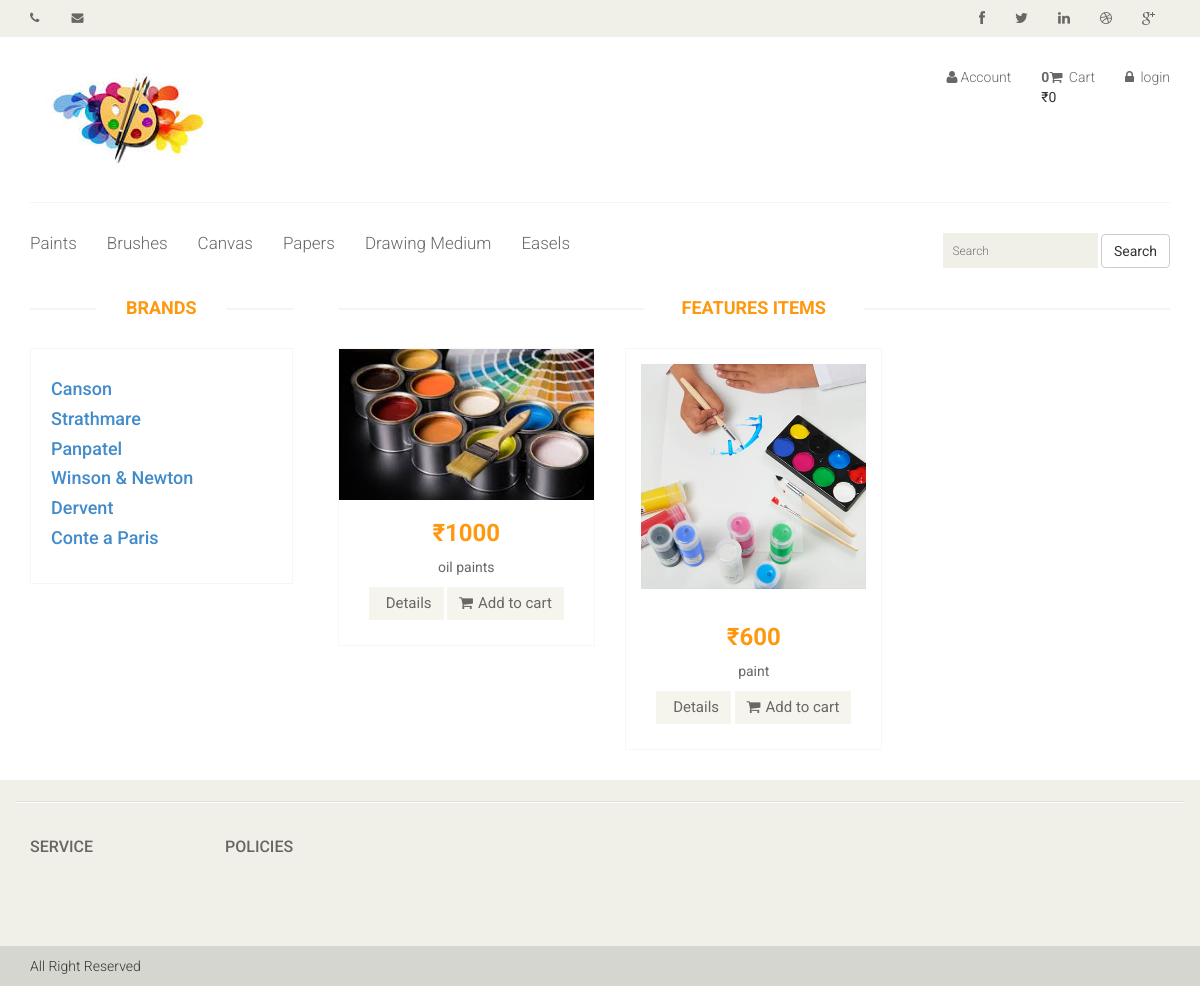
The page /index.php?cat=1 on the database its author committed.
### tables this page shows
CREATE TABLE `categories` (
  `cat_id` int(10) NOT NULL,
  `cat_title` text NOT NULL
);

CREATE TABLE `brands` (
  `brand_id` int(11) NOT NULL,
  `brand_title` text NOT NULL
);

CREATE TABLE `products` (
  `p_id` int(10) NOT NULL,
  `cat_id` int(10) NOT NULL,
  `brand_id` int(10) NOT NULL,
  `p_date` timestamp NOT NULL DEFAULT CURRENT_TIMESTAMP ON UPDATE CURRENT_TIMESTAMP,
  `p_title` text NOT NULL,
  `p_image1` text NOT NULL,
  `p_image2` text NOT NULL,
  `p_image3` text NOT NULL,
  `p_price` int(10) NOT NULL,
  `p_disc` text NOT NULL,
  `p_keyword` text NOT NULL,
  `p_status` text NOT NULL
);

### functions/functions.php (the view, shortened to what this page needs)
<?php
 $con=mysqli_connect("localhost","root","","arthub");
function getIp() {
    $ip = $_SERVER['REMOTE_ADDR'];
    return $ip;
}
function getCategory()
{
    global $con;
    $get_cats="select * from categories";
                                $run_cats=mysqli_query($con, $get_cats);
                                    while ($row_cats=mysqli_fetch_array($run_cats)){
                                        $cat_id=$row_cats['cat_id'];
                                        $cat_title=$row_cats['cat_title'];
                                     echo    "<li><a href='index.php?cat=$cat_id'>$cat_title</a></li>";
                                    }
}
function getBrands()
{
    global $con;
    $get_brands="select * from brands";
                            $run_brands=mysqli_query($con,$get_brands);
                             while ($row_brands=mysqli_fetch_array($run_brands)){
                                        $brand_id=$row_brands['brand_id'];
                                        $brand_title=$row_brands['brand_title'];
                                     echo
                                         "<h4><a href='index.php?brands=$brand_id'>$brand_title</h4></a>";
                                    }
}
function getCategoryProduct()
{
    global $con;
    if(isset($_GET['cat'])){
        $cat_id=$_GET['cat'];
                        $get_products="select * from products  where cat_id='$cat_id' ";
                        $run_products=mysqli_query($con,$get_products);
        while($row_products=mysqli_fetch_array($run_products)){
                            $pd_id=$row_products['p_id'];
                            $pd_title=$row_products['p_title'];
                            $pd_price=$row_products['p_price'];
                            $pd_image=$row_products['p_image1'];
                            echo
                                "
                                <div class='col-sm-4'>
							<div class='product-image-wrapper'>
								<div class='single-products'>
										<div class='productinfo text-center'>
											<img src='admin/product_image/$pd_image' alt='' />
											<h2>₹$pd_price</h2>
											<p>$pd_title</p>
                                            <a href='product-details.php' class='btn btn-default add-to-cart'><i class='fa fa-details'></i>Details</a>
											<a href='cart.php' class='btn btn-default add-to-cart'><i class='fa fa-shopping-cart'></i>Add to cart</a>
										</div>
										<div class='product-overlay'>
											<div class='overlay-content'>
												<h2>₹$pd_price</h2>
												<p>$pd_title</p>
                                                <a href='product-details.php?pd_id=$pd_id' class='btn btn-default add-to-cart'><i class='fa fa-details'></i>Details</a>
												<a href='cart.php?pd_id=$pd_id' class='btn btn-default add-to-cart'><i class='fa fa-shopping-cart'></i>Add to cart</a>
											</div>
										</div>
								</div>
							</div>
						</div>
                                ";
        }
    }
}
function items()
{
    global $con;
    if(isset($_GET['pd_id'])){
          $ip_add=getIp();
        $get_items="select * from cart where ip_add='$ip_add'";
        $run_items=mysqli_query($con,$get_items);
        $count_items=mysqli_num_rows($run_items);
    }
    else{
          $ip_add=getIp();
        $get_items="select * from cart where ip_add='$ip_add'";
        $run_items=mysqli_query($con,$get_items);
        $count_items=mysqli_num_rows($run_items);
    }
    echo $count_items;
}
function total_price()
{
    $total=0;
    echo $total;
}
?>

### css/main.css (style rules this page uses)
body { font-family: 'Roboto', sans-serif; background:; position: relative; font-weight:400px; }
ul li { list-style: none; }
a { -webkit-transition: 300ms; -moz-transition: 300ms; -o-transition: 300ms; transition: 300ms; }
h1, h2, h3, h4, h5, h6 { font-family: 'Roboto', sans-serif; }
.mainmenu ul li { padding-right: 15px; padding-left: 15px; }
.mainmenu ul li:first-child { padding-left: 0px; }
.mainmenu ul li a { color: #696763; font-family: 'Roboto', sans-serif; font-size: 17px; font-weight: 300; padding: 0; padding-bottom: 10px; }
.product-image-wrapper { border:1px solid #F7F7F5; overflow: hidden; margin-bottom:30px; }
.single-products { position: relative; }
.productinfo h2 { color: #FE980F; font-family: 'Roboto', sans-serif; font-size: 24px; font-weight: 700; }
.productinfo p { font-family: 'Roboto', sans-serif; font-size: 14px; font-weight: 400; color: #696763; }
.productinfo img { width: 100%; }
.productinfo { position:relative; }
.product-overlay { background:#FE980F; top: 0; display: none; height: 0; position: absolute; transition: height 500ms ease 0s; width: 100%; display: block; opacity:; }
.product-overlay .overlay-content { bottom: 0; position: absolute; bottom: 0; text-align: center; width: 100%; }
.add-to-cart { background:#F5F5ED; border: 0 none; border-radius: 0; color: #696763; font-family: 'Roboto', sans-serif; font-size: 15px; margin-bottom: 25px; }
.add-to-cart i { margin-right:5px; }

### rows shown on the page
categories: cat_title "Paints"
categories: cat_title "Brushes"
categories: cat_title "Canvas"
categories: cat_title "Papers"
categories: cat_title "Drawing Medium"
categories: cat_title "Easels"
brands: brand_title "Canson"
brands: brand_title "Strathmare"
brands: brand_title "Panpatel"
brands: brand_title "Winson & Newton"
brands: brand_title "Dervent"
brands: brand_title "Conte a Paris"
products: p_image1 (picture), p_price "1000", p_title "oil paints"
products: p_image1 (picture), p_price "600", p_title "paint"

### other values the page prints
$count_items "0"
$total "0"
